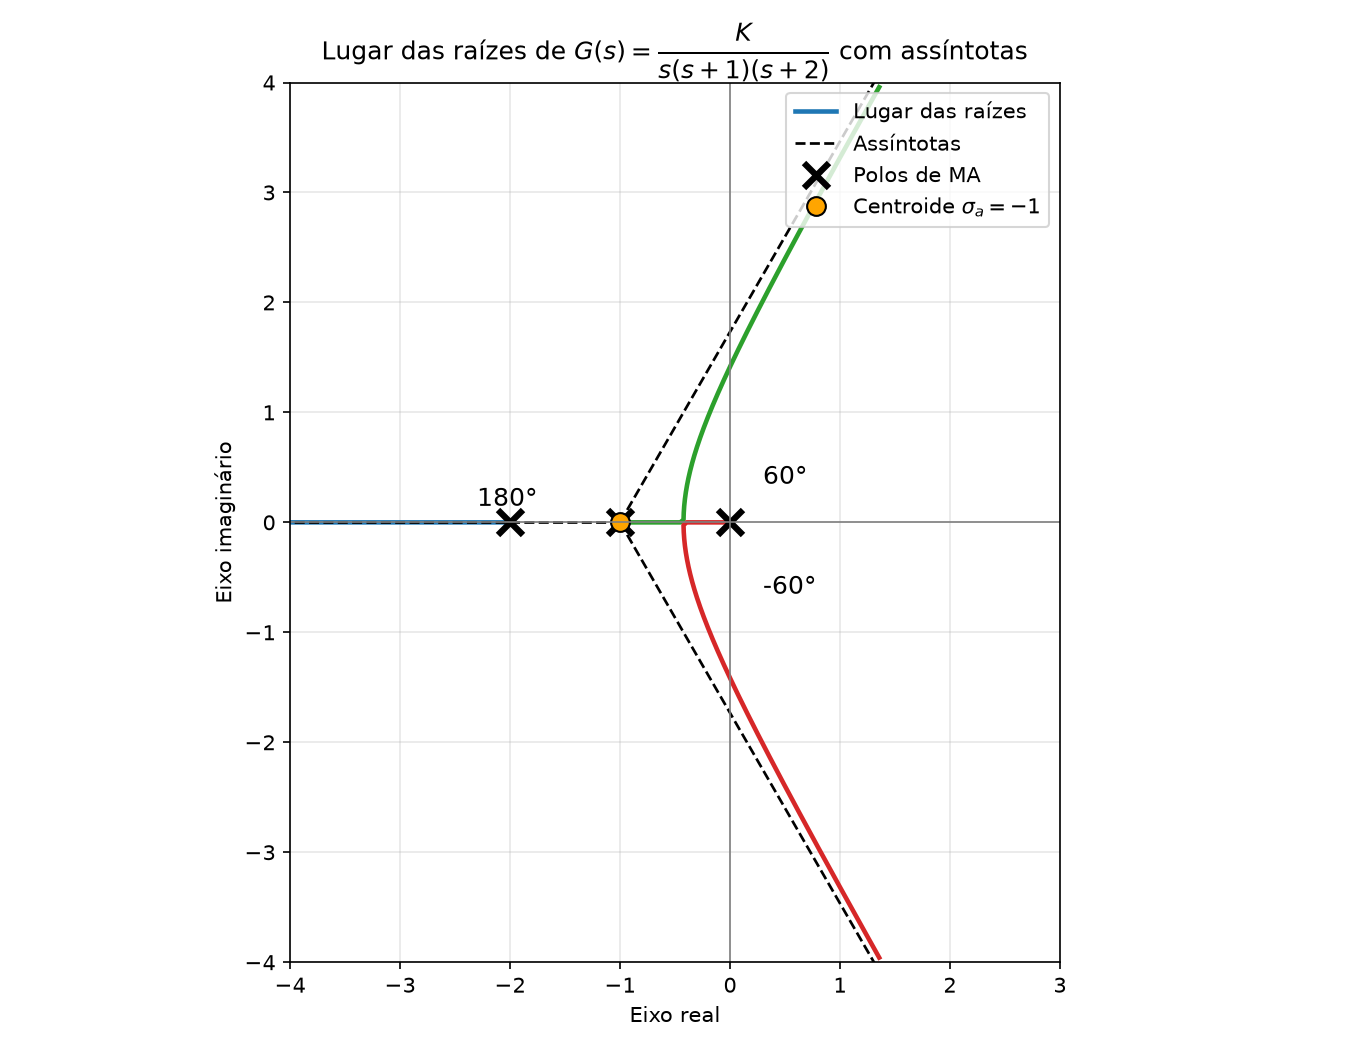

This chart was generated by the following Python code:
import numpy as np
import matplotlib
matplotlib.use("Agg")
import matplotlib.pyplot as plt

# G(s) = K / [s(s+1)(s+2)]
polos = np.array([0, -1, -2], dtype=float)
zeros = np.array([], dtype=float)

n_p, n_z = len(polos), len(zeros)
n_assint = n_p - n_z

# Centroide e ângulos das assíntotas
sigma_a = (polos.sum() - zeros.sum()) / n_assint
angulos = [(2 * k + 1) * 180 / n_assint for k in range(n_assint)]  # 60, 180, 300
print(f"Centroide: {sigma_a}")
print(f"Ângulos: {[a if a <= 180 else a - 360 for a in angulos]}")

# Lugar das raízes: s^3 + 3s^2 + 2s + K = 0
Ks = np.concatenate([np.linspace(0, 1, 400), np.linspace(1, 100, 4000)])
raizes = np.array([np.roots([1, 3, 2, K]) for K in Ks])

# Ordena as raízes para manter continuidade de cada ramo
for i in range(1, len(raizes)):
    prev = raizes[i - 1]
    cur = list(raizes[i])
    ordenada = []
    for p in prev:
        j = int(np.argmin([abs(c - p) for c in cur]))
        ordenada.append(cur.pop(j))
    raizes[i] = ordenada

fig, ax = plt.subplots(figsize=(9, 7))

# Ramos do lugar das raízes
cores = ["tab:blue", "tab:green", "tab:red"]
for b in range(3):
    ax.plot(raizes[:, b].real, raizes[:, b].imag, color=cores[b], lw=2.2,
            label="Lugar das raízes" if b == 0 else None)

# Assíntotas
L = 6
for a in angulos:
    rad = np.deg2rad(a)
    x = [sigma_a, sigma_a + L * np.cos(rad)]
    y = [0, L * np.sin(rad)]
    ax.plot(x, y, "k--", lw=1.3, label="Assíntotas" if a == angulos[0] else None)

# Polos, centroide
ax.plot(polos.real, np.zeros_like(polos), "x", color="black", ms=12, mew=3, label="Polos de MA")
ax.plot(sigma_a, 0, "o", color="orange", ms=9, mec="black", label=r"Centroide $\sigma_a=-1$")

# Ângulos anotados
ax.annotate("60°", (sigma_a + 1.3, 0.35), fontsize=12)
ax.annotate("-60°", (sigma_a + 1.3, -0.65), fontsize=12)
ax.annotate("180°", (sigma_a - 1.3, 0.15), fontsize=12)

ax.axhline(0, color="gray", lw=0.8)
ax.axvline(0, color="gray", lw=0.8)
ax.set_xlim(-4, 3)
ax.set_ylim(-4, 4)
ax.set_xlabel("Eixo real")
ax.set_ylabel("Eixo imaginário")
ax.set_title(r"Lugar das raízes de $G(s)=\dfrac{K}{s(s+1)(s+2)}$ com assíntotas")
ax.grid(alpha=0.3)
ax.legend(loc="upper right")
ax.set_aspect("equal")

plt.tight_layout()
plt.savefig("lgr_assintotas.png", dpi=150)
print("Salvo em lgr_assintotas.png")
